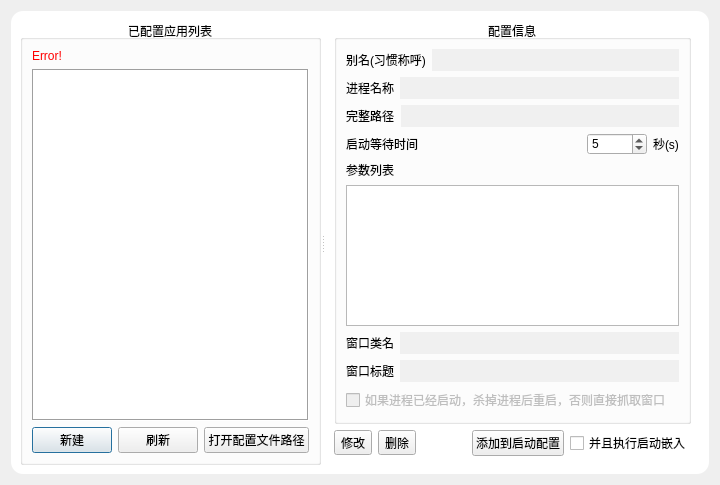
<?xml version="1.0" encoding="UTF-8"?>
<ui version="4.0">
 <class>ExistedCfgDialog</class>
 <widget class="QDialog" name="ExistedCfgDialog">
  <property name="geometry">
   <rect>
    <x>0</x>
    <y>0</y>
    <width>720</width>
    <height>485</height>
   </rect>
  </property>
  <property name="windowTitle">
   <string>已存在应用配置</string>
  </property>
  <property name="styleSheet">
   <string notr="true">font: 9pt &quot;微软雅黑&quot;;</string>
  </property>
  <layout class="QHBoxLayout" name="horizontalLayout">
   <item>
    <widget class="QFrame" name="shadowFrame">
     <property name="styleSheet">
      <string notr="true">#shadowFrame{
background-color:white;
border:none;
border-radius:12px;
}
</string>
     </property>
     <property name="frameShape">
      <enum>QFrame::StyledPanel</enum>
     </property>
     <property name="frameShadow">
      <enum>QFrame::Raised</enum>
     </property>
     <layout class="QVBoxLayout" name="verticalLayout_3">
      <item>
       <widget class="QSplitter" name="splitter">
        <property name="orientation">
         <enum>Qt::Horizontal</enum>
        </property>
        <widget class="QGroupBox" name="groupBoxLeft">
         <property name="styleSheet">
          <string notr="true">#groupBoxLeft{
font: 700 14pt &quot;幼圆&quot;;
}</string>
         </property>
         <property name="title">
          <string>已配置应用列表</string>
         </property>
         <property name="alignment">
          <set>Qt::AlignCenter</set>
         </property>
         <layout class="QVBoxLayout" name="verticalLayout">
          <property name="spacing">
           <number>6</number>
          </property>
          <property name="leftMargin">
           <number>9</number>
          </property>
          <property name="topMargin">
           <number>9</number>
          </property>
          <property name="rightMargin">
           <number>9</number>
          </property>
          <property name="bottomMargin">
           <number>9</number>
          </property>
          <item>
           <widget class="QLabel" name="labelJsonErr">
            <property name="cursor">
             <cursorShape>IBeamCursor</cursorShape>
            </property>
            <property name="styleSheet">
             <string notr="true">color: rgb(255, 0, 0);</string>
            </property>
            <property name="text">
             <string>Error!</string>
            </property>
            <property name="wordWrap">
             <bool>true</bool>
            </property>
            <property name="textInteractionFlags">
             <set>Qt::LinksAccessibleByMouse|Qt::TextSelectableByMouse</set>
            </property>
           </widget>
          </item>
          <item>
           <widget class="QListView" name="listView">
            <property name="frameShape">
             <enum>QFrame::Box</enum>
            </property>
           </widget>
          </item>
          <item>
           <layout class="QHBoxLayout" name="horizontalLayout_10">
            <item>
             <spacer name="horizontalSpacer_3">
              <property name="orientation">
               <enum>Qt::Horizontal</enum>
              </property>
              <property name="sizeHint" stdset="0">
               <size>
                <width>40</width>
                <height>20</height>
               </size>
              </property>
             </spacer>
            </item>
            <item>
             <widget class="QPushButton" name="btnAddProcessCfg">
              <property name="text">
               <string>新建</string>
              </property>
             </widget>
            </item>
            <item>
             <widget class="QPushButton" name="btnRefreshCfgFilePath">
              <property name="text">
               <string>刷新</string>
              </property>
             </widget>
            </item>
            <item>
             <widget class="QPushButton" name="btnOpenCfgFilePath">
              <property name="text">
               <string>打开配置文件路径</string>
              </property>
             </widget>
            </item>
            <item>
             <spacer name="horizontalSpacer_5">
              <property name="orientation">
               <enum>Qt::Horizontal</enum>
              </property>
              <property name="sizeHint" stdset="0">
               <size>
                <width>40</width>
                <height>20</height>
               </size>
              </property>
             </spacer>
            </item>
           </layout>
          </item>
         </layout>
        </widget>
        <widget class="QFrame" name="frameRight">
         <layout class="QVBoxLayout" name="verticalLayout_2">
          <property name="topMargin">
           <number>0</number>
          </property>
          <item>
           <widget class="QGroupBox" name="groupBoxRight">
            <property name="minimumSize">
             <size>
              <width>0</width>
              <height>200</height>
             </size>
            </property>
            <property name="styleSheet">
             <string notr="true">#groupBoxRight{
font: 700 14pt &quot;幼圆&quot;;
}</string>
            </property>
            <property name="title">
             <string>配置信息</string>
            </property>
            <property name="alignment">
             <set>Qt::AlignCenter</set>
            </property>
            <layout class="QVBoxLayout" name="verticalLayout_4">
             <item>
              <layout class="QHBoxLayout" name="horizontalLayout_9">
               <item>
                <widget class="QLabel" name="label_9">
                 <property name="text">
                  <string>别名(习惯称呼)</string>
                 </property>
                </widget>
               </item>
               <item>
                <widget class="QLabel" name="labelAlias">
                 <property name="sizePolicy">
                  <sizepolicy hsizetype="MinimumExpanding" vsizetype="Preferred">
                   <horstretch>0</horstretch>
                   <verstretch>0</verstretch>
                  </sizepolicy>
                 </property>
                 <property name="minimumSize">
                  <size>
                   <width>0</width>
                   <height>22</height>
                  </size>
                 </property>
                 <property name="cursor">
                  <cursorShape>IBeamCursor</cursorShape>
                 </property>
                 <property name="styleSheet">
                  <string notr="true">background-color:#F0F0F0;
padding-left:2px;</string>
                 </property>
                 <property name="text">
                  <string/>
                 </property>
                 <property name="wordWrap">
                  <bool>true</bool>
                 </property>
                 <property name="textInteractionFlags">
                  <set>Qt::LinksAccessibleByMouse|Qt::TextSelectableByMouse</set>
                 </property>
                </widget>
               </item>
              </layout>
             </item>
             <item>
              <layout class="QHBoxLayout" name="horizontalLayout_2">
               <item>
                <widget class="QLabel" name="label_2">
                 <property name="text">
                  <string>进程名称</string>
                 </property>
                </widget>
               </item>
               <item>
                <widget class="QLabel" name="labelProcessName">
                 <property name="sizePolicy">
                  <sizepolicy hsizetype="MinimumExpanding" vsizetype="Preferred">
                   <horstretch>0</horstretch>
                   <verstretch>0</verstretch>
                  </sizepolicy>
                 </property>
                 <property name="minimumSize">
                  <size>
                   <width>0</width>
                   <height>22</height>
                  </size>
                 </property>
                 <property name="cursor">
                  <cursorShape>IBeamCursor</cursorShape>
                 </property>
                 <property name="styleSheet">
                  <string notr="true">background-color:#F0F0F0;</string>
                 </property>
                 <property name="text">
                  <string/>
                 </property>
                 <property name="wordWrap">
                  <bool>true</bool>
                 </property>
                 <property name="textInteractionFlags">
                  <set>Qt::LinksAccessibleByMouse|Qt::TextSelectableByMouse</set>
                 </property>
                </widget>
               </item>
              </layout>
             </item>
             <item>
              <layout class="QHBoxLayout" name="horizontalLayout_3">
               <item>
                <widget class="QLabel" name="label_3">
                 <property name="text">
                  <string>完整路径</string>
                 </property>
                </widget>
               </item>
               <item>
                <widget class="QLabel" name="labelProcessPath">
                 <property name="sizePolicy">
                  <sizepolicy hsizetype="Expanding" vsizetype="Preferred">
                   <horstretch>0</horstretch>
                   <verstretch>0</verstretch>
                  </sizepolicy>
                 </property>
                 <property name="minimumSize">
                  <size>
                   <width>0</width>
                   <height>22</height>
                  </size>
                 </property>
                 <property name="cursor">
                  <cursorShape>IBeamCursor</cursorShape>
                 </property>
                 <property name="styleSheet">
                  <string notr="true">background-color:#F0F0F0;</string>
                 </property>
                 <property name="text">
                  <string/>
                 </property>
                 <property name="wordWrap">
                  <bool>true</bool>
                 </property>
                 <property name="textInteractionFlags">
                  <set>Qt::LinksAccessibleByMouse|Qt::TextSelectableByMouse</set>
                 </property>
                </widget>
               </item>
              </layout>
             </item>
             <item>
              <layout class="QHBoxLayout" name="horizontalLayout_4">
               <property name="spacing">
                <number>6</number>
               </property>
               <property name="rightMargin">
                <number>0</number>
               </property>
               <item>
                <widget class="QLabel" name="label_4">
                 <property name="text">
                  <string>启动等待时间</string>
                 </property>
                </widget>
               </item>
               <item>
                <spacer name="horizontalSpacer_2">
                 <property name="orientation">
                  <enum>Qt::Horizontal</enum>
                 </property>
                 <property name="sizeHint" stdset="0">
                  <size>
                   <width>40</width>
                   <height>20</height>
                  </size>
                 </property>
                </spacer>
               </item>
               <item>
                <widget class="QSpinBox" name="spinBoxWatingTime">
                 <property name="minimumSize">
                  <size>
                   <width>60</width>
                   <height>0</height>
                  </size>
                 </property>
                 <property name="maximum">
                  <number>999</number>
                 </property>
                 <property name="value">
                  <number>5</number>
                 </property>
                </widget>
               </item>
               <item>
                <widget class="QLabel" name="label_5">
                 <property name="text">
                  <string>秒(s)</string>
                 </property>
                </widget>
               </item>
              </layout>
             </item>
             <item>
              <widget class="QLabel" name="label_6">
               <property name="text">
                <string>参数列表</string>
               </property>
              </widget>
             </item>
             <item>
              <widget class="QTextEdit" name="textEditProcessParam">
               <property name="readOnly">
                <bool>true</bool>
               </property>
              </widget>
             </item>
             <item>
              <layout class="QHBoxLayout" name="horizontalLayout_6">
               <item>
                <widget class="QLabel" name="label_8">
                 <property name="text">
                  <string>窗口类名</string>
                 </property>
                </widget>
               </item>
               <item>
                <widget class="QLabel" name="labelClassName">
                 <property name="sizePolicy">
                  <sizepolicy hsizetype="MinimumExpanding" vsizetype="Preferred">
                   <horstretch>0</horstretch>
                   <verstretch>0</verstretch>
                  </sizepolicy>
                 </property>
                 <property name="minimumSize">
                  <size>
                   <width>0</width>
                   <height>22</height>
                  </size>
                 </property>
                 <property name="cursor">
                  <cursorShape>IBeamCursor</cursorShape>
                 </property>
                 <property name="styleSheet">
                  <string notr="true">background-color:#F0F0F0;</string>
                 </property>
                 <property name="text">
                  <string/>
                 </property>
                 <property name="wordWrap">
                  <bool>true</bool>
                 </property>
                 <property name="textInteractionFlags">
                  <set>Qt::LinksAccessibleByMouse|Qt::TextSelectableByMouse</set>
                 </property>
                </widget>
               </item>
              </layout>
             </item>
             <item>
              <layout class="QHBoxLayout" name="horizontalLayout_5">
               <item>
                <widget class="QLabel" name="label_7">
                 <property name="text">
                  <string>窗口标题</string>
                 </property>
                </widget>
               </item>
               <item>
                <widget class="QLabel" name="labelWndTitle">
                 <property name="sizePolicy">
                  <sizepolicy hsizetype="MinimumExpanding" vsizetype="Preferred">
                   <horstretch>0</horstretch>
                   <verstretch>0</verstretch>
                  </sizepolicy>
                 </property>
                 <property name="minimumSize">
                  <size>
                   <width>0</width>
                   <height>22</height>
                  </size>
                 </property>
                 <property name="cursor">
                  <cursorShape>IBeamCursor</cursorShape>
                 </property>
                 <property name="styleSheet">
                  <string notr="true">background-color:#F0F0F0;</string>
                 </property>
                 <property name="text">
                  <string/>
                 </property>
                 <property name="wordWrap">
                  <bool>true</bool>
                 </property>
                 <property name="textInteractionFlags">
                  <set>Qt::LinksAccessibleByMouse|Qt::TextSelectableByMouse</set>
                 </property>
                </widget>
               </item>
              </layout>
             </item>
             <item>
              <layout class="QHBoxLayout" name="horizontalLayout_8">
               <property name="rightMargin">
                <number>8</number>
               </property>
               <item>
                <spacer name="horizontalSpacer_4">
                 <property name="orientation">
                  <enum>Qt::Horizontal</enum>
                 </property>
                 <property name="sizeHint" stdset="0">
                  <size>
                   <width>40</width>
                   <height>20</height>
                  </size>
                 </property>
                </spacer>
               </item>
               <item>
                <widget class="QCheckBox" name="checkBoxRestart">
                 <property name="enabled">
                  <bool>false</bool>
                 </property>
                 <property name="layoutDirection">
                  <enum>Qt::LeftToRight</enum>
                 </property>
                 <property name="text">
                  <string>如果进程已经启动，杀掉进程后重启，否则直接抓取窗口</string>
                 </property>
                </widget>
               </item>
              </layout>
             </item>
            </layout>
           </widget>
          </item>
          <item>
           <layout class="QHBoxLayout" name="horizontalLayout_7">
            <item>
             <widget class="QToolButton" name="btnModify">
              <property name="text">
               <string>修改</string>
              </property>
             </widget>
            </item>
            <item>
             <widget class="QToolButton" name="btnDelete">
              <property name="text">
               <string>删除</string>
              </property>
             </widget>
            </item>
            <item>
             <spacer name="horizontalSpacer">
              <property name="orientation">
               <enum>Qt::Horizontal</enum>
              </property>
              <property name="sizeHint" stdset="0">
               <size>
                <width>138</width>
                <height>20</height>
               </size>
              </property>
             </spacer>
            </item>
            <item>
             <widget class="QPushButton" name="btnAdd2StartPage">
              <property name="text">
               <string>添加到启动配置</string>
              </property>
             </widget>
            </item>
            <item>
             <widget class="QCheckBox" name="checkBoxStartEmbeded">
              <property name="text">
               <string>并且执行启动嵌入</string>
              </property>
             </widget>
            </item>
           </layout>
          </item>
         </layout>
        </widget>
       </widget>
      </item>
     </layout>
    </widget>
   </item>
  </layout>
 </widget>
 <tabstops>
  <tabstop>listView</tabstop>
  <tabstop>btnAdd2StartPage</tabstop>
  <tabstop>checkBoxStartEmbeded</tabstop>
  <tabstop>btnAddProcessCfg</tabstop>
  <tabstop>btnRefreshCfgFilePath</tabstop>
  <tabstop>btnOpenCfgFilePath</tabstop>
  <tabstop>spinBoxWatingTime</tabstop>
  <tabstop>textEditProcessParam</tabstop>
  <tabstop>checkBoxRestart</tabstop>
 </tabstops>
 <resources/>
 <connections/>
</ui>
